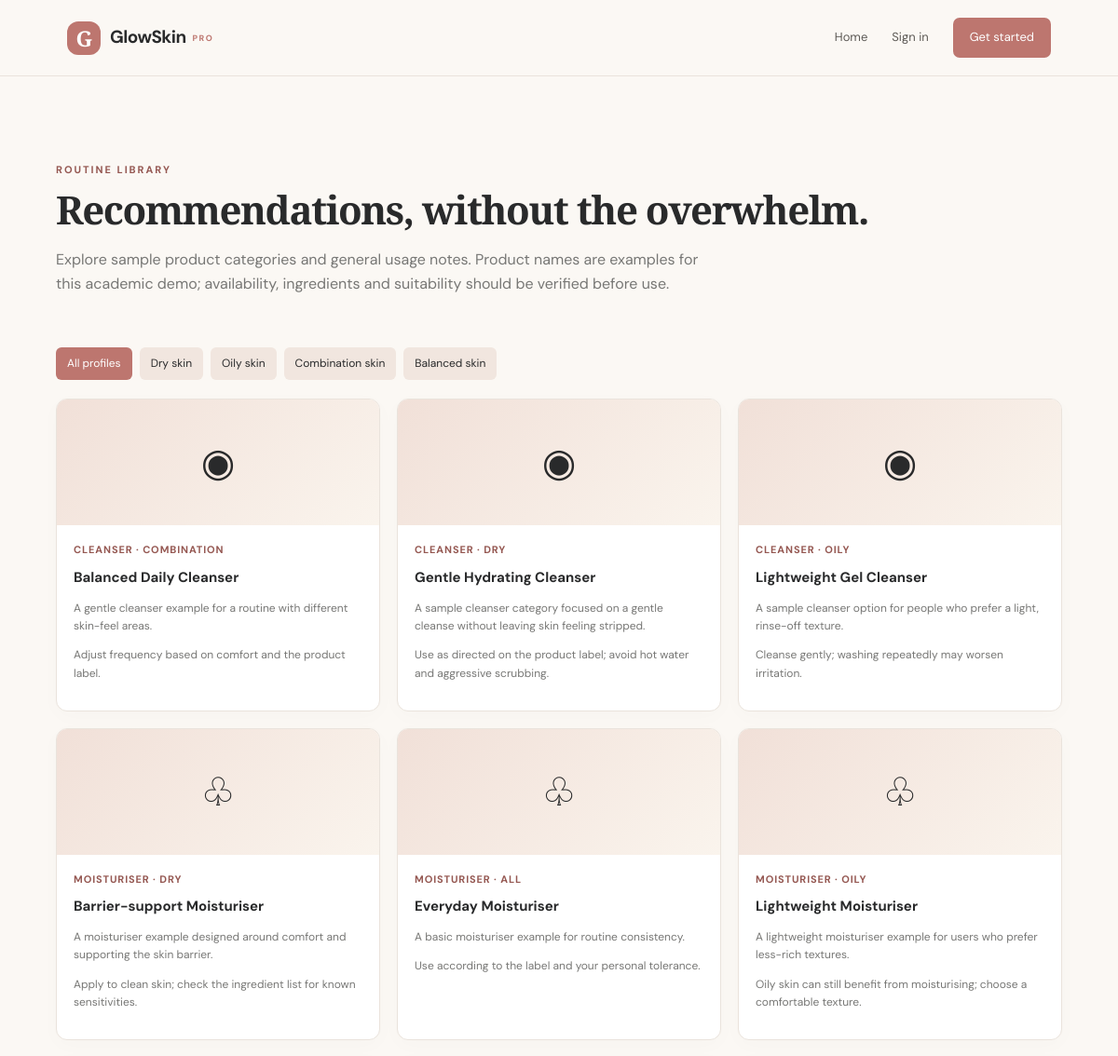
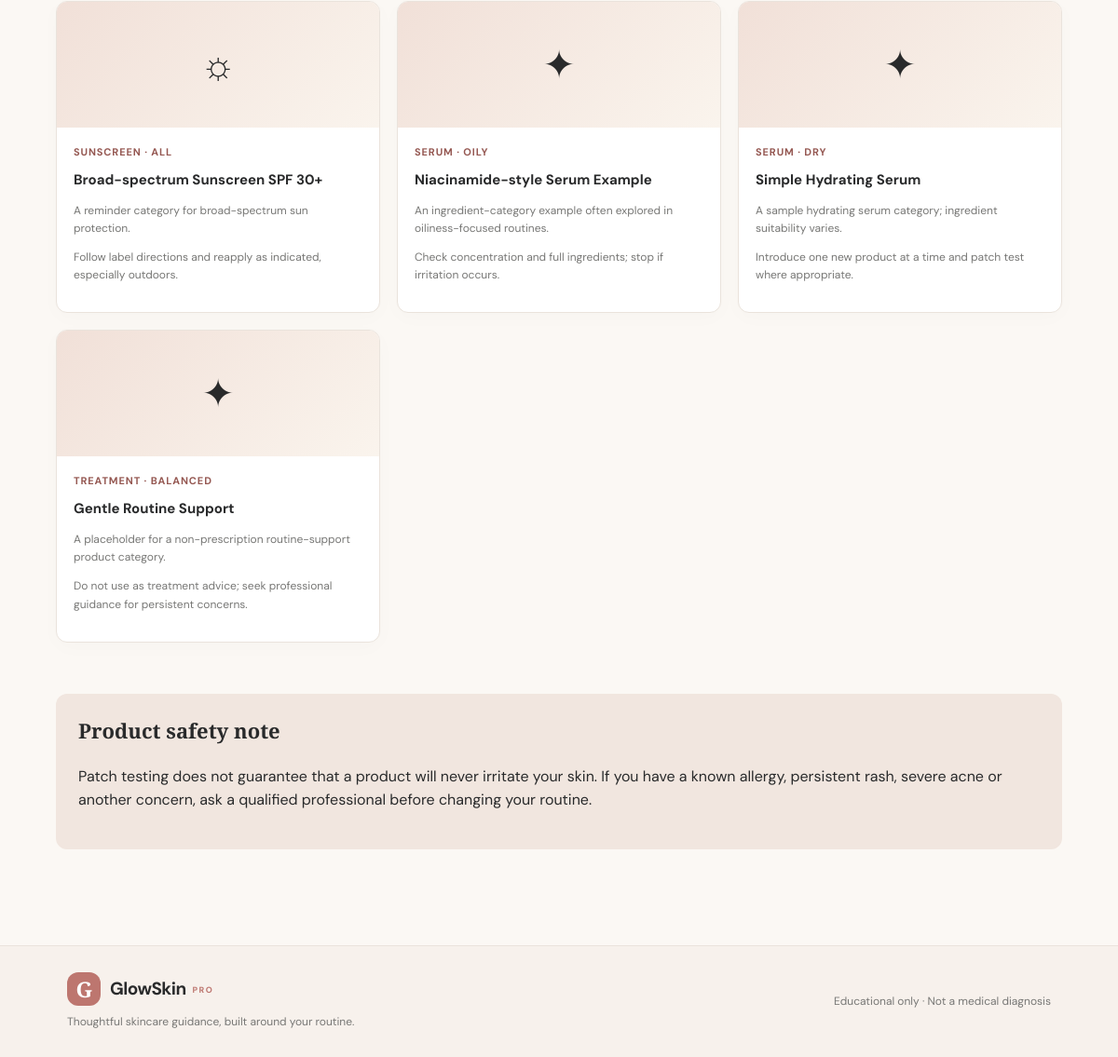
Screenshot of /recommendations.php with the database file from the repository (2 pictures, top to bottom).
### tables this page shows
CREATE TABLE IF NOT EXISTS products (
 id INT UNSIGNED AUTO_INCREMENT PRIMARY KEY,
 name VARCHAR(150) NOT NULL,
 category ENUM('Cleanser','Moisturiser','Sunscreen','Serum','Treatment') NOT NULL,
 skin_type ENUM('All','Dry','Oily','Combination','Balanced') NOT NULL DEFAULT 'All',
 description TEXT NOT NULL,
 usage_note TEXT NOT NULL,
 active TINYINT(1) NOT NULL DEFAULT 1,
 created_at TIMESTAMP NOT NULL DEFAULT CURRENT_TIMESTAMP
);

### config.php (called while the page is built, shortened)
<?php
function db(): PDO {
    static $pdo = null;
    if ($pdo === null) {
        $pdo = new PDO(
            'mysql:host=' . DB_HOST . ';dbname=' . DB_NAME . ';charset=utf8mb4',
            DB_USER, DB_PASS,
            [PDO::ATTR_ERRMODE => PDO::ERRMODE_EXCEPTION,
             PDO::ATTR_DEFAULT_FETCH_MODE => PDO::FETCH_ASSOC,
             PDO::ATTR_EMULATE_PREPARES => false]
        );
    }
    return $pdo;
}
function e(?string $value): string { return htmlspecialchars((string)$value, ENT_QUOTES, 'UTF-8'); }
function is_logged_in(): bool { return isset($_SESSION['user_id']); }

### recommendations.php (the view)
<?php
require 'config.php';
$skin=$_GET['skin']??'All';$allowed=['All','Dry','Oily','Combination','Balanced'];if(!in_array($skin,$allowed,true))$skin='All';
$sql="SELECT * FROM products WHERE active=1";$params=[];if($skin!=='All'){$sql.=" AND (skin_type='All' OR skin_type=?)";$params[]=$skin;}$sql.=" ORDER BY category, name";
$s=db()->prepare($sql);$s->execute($params);$products=$s->fetchAll();
$page_title='Routine recommendations';require 'includes/header.php';?>
<div class="container"><div class="page-heading"><div class="eyebrow">Routine library</div><h1>Recommendations, without the overwhelm.</h1><p>Explore sample product categories and general usage notes. Product names are examples for this academic demo; availability, ingredients and suitability should be verified before use.</p></div>
<div class="admin-links"><?php foreach($allowed as $type):?><a href="recommendations.php?skin=<?=urlencode($type)?>" style="<?=($skin===$type?'background:#bd766f;color:#fff':'')?>"><?=e($type==='All'?'All profiles':$type.' skin')?></a><?php endforeach;?></div>
<?php if($products):?><div class="product-grid"><?php foreach($products as $p):?><article class="product-card"><div class="product-art"><?= $p['category']==='Cleanser'?'◉':($p['category']==='Moisturiser'?'♧':($p['category']==='Sunscreen'?'☼':'✦')) ?></div><div class="product-body"><div class="product-meta"><?=e($p['category'])?> · <?=e($p['skin_type'])?></div><h3><?=e($p['name'])?></h3><p><?=e($p['description'])?></p><p class="helper"><?=e($p['usage_note'])?></p></div></article><?php endforeach;?></div><?php else:?><div class="empty-state">No recommendations have been added for this profile yet.</div><?php endif;?>
<div class="section"><div class="side-note"><h3>Product safety note</h3><p>Patch testing does not guarantee that a product will never irritate your skin. If you have a known allergy, persistent rash, severe acne or another concern, ask a qualified professional before changing your routine.</p></div></div></div>
<?php require 'includes/footer.php';?>

### includes/header.php (shortened to what this page needs)
<!doctype html>
<html lang="en">
<head>
<link rel="stylesheet" href="assets/css/style.css">
</head>
<body>
<header class="site-header">
  <a class="brand" href="index.php"><span class="brand-mark">G</span><span>GlowSkin <small>PRO</small></span></a>
  <nav class="nav-links">
    <a href="index.php">Home</a>
    <?php if (is_logged_in()): ?>
      <a href="analysis.php">Skin profile</a><a href="recommendations.php">Recommendations</a><a href="history.php">My history</a>
      <a href="profile.php">Profile</a><a class="nav-cta" href="logout.php">Sign out</a>
    <?php else: ?>
      <a href="login.php">Sign in</a><a class="nav-cta" href="register.php">Get started</a>
    <?php endif; ?>
  </nav>
</header>
<main class="main-shell">

### includes/footer.php (shortened to what this page needs)
</main>
<footer class="site-footer"><div><a class="brand footer-brand" href="index.php"><span class="brand-mark">G</span><span>GlowSkin <small>PRO</small></span></a><p>Thoughtful skincare guidance, built around your routine.</p></div><div class="footer-note">Educational only · Not a medical diagnosis</div></footer>
</body></html>

### assets/css/style.css (style rules this page uses)
:root { --ink:#292a2b;--muted:#777775;--cream:#fbf8f4;--paper:#fff;--rose:#bd766f;--rose-dark:#955852;--blush:#f2e5e0;--line:#eae3dc;--green:#597969;--shadow:0 18px 50px rgba(52,40,32,.07) }
* { box-sizing:border-box }
body { margin:0;background:var(--cream);color:var(--ink);font-family:'DM Sans',sans-serif;line-height:1.6 }
a { color:inherit;text-decoration:none }
.site-header { height:82px;padding:0 clamp(20px,6vw,88px);display:flex;align-items:center;justify-content:space-between;background:rgba(251,248,244,.94);border-bottom:1px solid var(--line);position:sticky;top:0;z-index:10;backdrop-filter:blur(12px) }
.brand { display:flex;gap:10px;align-items:center;font-weight:700;letter-spacing:-.03em;font-size:19px }
.brand small { font-size:9px;letter-spacing:.17em;color:var(--rose);vertical-align:middle;margin-left:3px }
.brand-mark { display:grid;place-items:center;background:var(--rose);color:white;width:36px;height:36px;border-radius:12px;font-family:'Playfair Display',serif;font-size:23px }
.nav-links { display:flex;align-items:center;gap:26px;font-size:13px;color:#5e5b57 }
.nav-cta,.btn-primary { background:var(--rose);color:white!important;padding:11px 18px;border-radius:7px;border:0;display:inline-block }
.main-shell { min-height:68vh }
.container { width:min(1120px,90%);margin:0 auto;padding:48px 0 }
.eyebrow { text-transform:uppercase;letter-spacing:.18em;font-size:11px;color:var(--rose-dark);font-weight:700 }
.hero h1,.page-heading h1 { font:600 clamp(36px,5vw,62px)/1.08 'Playfair Display',serif;letter-spacing:-.035em;margin:17px 0 }
.section { padding:55px 0 }
.section-title h2,.page-heading h1 { font-family:'Playfair Display',serif;font-size:38px;line-height:1.2 }
.feature-grid,.product-grid,.stats-grid { display:grid;grid-template-columns:repeat(3,1fr);gap:18px }
.feature-card,.card,.product-card,.form-card { background:var(--paper);border:1px solid var(--line);border-radius:12px;padding:24px;box-shadow:0 5px 22px #3d2b1d05 }
.page-heading { padding:44px 0 20px }
.page-heading h1 { font-size:42px;margin:8px 0 }
.page-heading p { color:var(--muted);max-width:720px }
.helper { font-size:12px;color:var(--muted) }
.side-note { background:#f1e6df;border-radius:12px;padding:24px }
.side-note h3 { font:600 22px 'Playfair Display',serif;margin-top:0 }
.product-grid { grid-template-columns:repeat(3,1fr) }
.product-card { padding:0;overflow:hidden }
.product-art { height:135px;background:linear-gradient(135deg,#f1e0d8,#faf4ed);display:grid;place-items:center;font-size:42px }
.product-body { padding:18px }
.product-body h3 { font-size:15px;margin:8px 0 }
.product-body p { font-size:12px;color:var(--muted) }
.product-meta { font-size:11px;color:var(--rose-dark);font-weight:700;text-transform:uppercase;letter-spacing:.08em }
.site-footer { padding:30px clamp(20px,6vw,88px);border-top:1px solid var(--line);display:flex;justify-content:space-between;align-items:center;gap:20px;color:var(--muted);font-size:12px }
.footer-brand { color:var(--ink) }
.site-footer p { margin:8px 0 0 }
.footer-note { max-width:340px;text-align:right }
.admin-links { display:flex;gap:8px;flex-wrap:wrap;margin:20px 0 }
.admin-links a { padding:8px 12px;background:#f1e6df;border-radius:6px;font-size:12px }
.site-footer { display:flex;align-items:center;justify-content:space-between;gap:20px;padding:28px clamp(20px,6vw,88px);border-top:1px solid var(--line);background:#f7f1ec }
.site-footer p { font-size:12px;color:var(--muted) }
.footer-note { font-size:12px;color:var(--muted) }

### rows the page displays
products: category "CLEANSER", skin_type "COMBINATION", name "Balanced Daily Cleanser", description "A gentle cleanser example for a routine with different skin-feel areas.", usage_note "Adjust frequency based on comfort and the product label."
products: category "CLEANSER", skin_type "DRY", name "Gentle Hydrating Cleanser", description "A sample cleanser category focused on a gentle cleanse without leaving skin feeling stripped.", usage_note "Use as directed on the product label; avoid hot water and aggressive scrubbing."
products: category "CLEANSER", skin_type "OILY", name "Lightweight Gel Cleanser", description "A sample cleanser option for people who prefer a light, rinse-off texture.", usage_note "Cleanse gently; washing repeatedly may worsen irritation."
products: category "MOISTURISER", skin_type "DRY", name "Barrier-support Moisturiser", description "A moisturiser example designed around comfort and supporting the skin barrier.", usage_note "Apply to clean skin; check the ingredient list for known sensitivities."
products: category "MOISTURISER", skin_type "ALL", name "Everyday Moisturiser", description "A basic moisturiser example for routine consistency.", usage_note "Use according to the label and your personal tolerance."
products: category "MOISTURISER", skin_type "OILY", name "Lightweight Moisturiser", description "A lightweight moisturiser example for users who prefer less-rich textures.", usage_note "Oily skin can still benefit from moisturising; choose a comfortable texture."
products: category "SUNSCREEN", skin_type "ALL", name "Broad-spectrum Sunscreen SPF 30+", description "A reminder category for broad-spectrum sun protection.", usage_note "Follow label directions and reapply as indicated, especially outdoors."
products: category "SERUM", skin_type "OILY", name "Niacinamide-style Serum Example", description "An ingredient-category example often explored in oiliness-focused routines.", usage_note "Check concentration and full ingredients; stop if irritation occurs."
products: category "SERUM", skin_type "DRY", name "Simple Hydrating Serum", description "A sample hydrating serum category; ingredient suitability varies.", usage_note "Introduce one new product at a time and patch test where appropriate."
products: category "TREATMENT", skin_type "BALANCED", name "Gentle Routine Support", description "A placeholder for a non-prescription routine-support product category.", usage_note "Do not use as treatment advice; seek professional guidance for persistent concerns."

### other values shown
$type==='All'?'All profiles':$type.' skin' "All profiles"
$type==='All'?'All profiles':$type.' skin' "Dry skin"
$type==='All'?'All profiles':$type.' skin' "Oily skin"
$type==='All'?'All profiles':$type.' skin' "Combination skin"
$type==='All'?'All profiles':$type.' skin' "Balanced skin"
